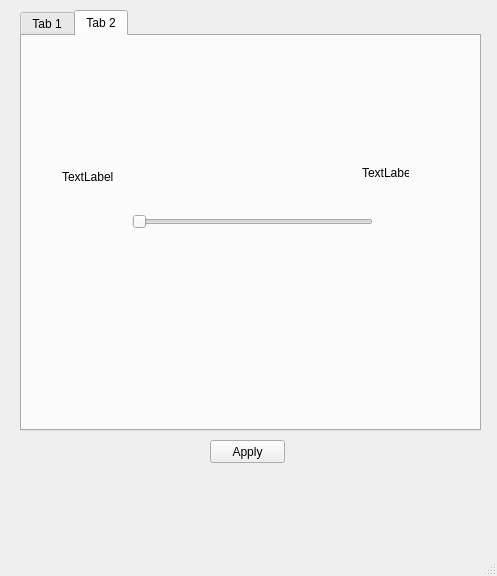
<?xml version="1.0" encoding="UTF-8"?>
<ui version="4.0">
 <class>MainWindow</class>
 <widget class="QMainWindow" name="MainWindow">
  <property name="geometry">
   <rect>
    <x>0</x>
    <y>0</y>
    <width>497</width>
    <height>576</height>
   </rect>
  </property>
  <property name="windowTitle">
   <string>MainWindow</string>
  </property>
  <widget class="QWidget" name="centralwidget">
   <widget class="QTabWidget" name="tabWidget">
    <property name="geometry">
     <rect>
      <x>20</x>
      <y>10</y>
      <width>461</width>
      <height>421</height>
     </rect>
    </property>
    <property name="currentIndex">
     <number>1</number>
    </property>
    <widget class="QWidget" name="tab">
     <attribute name="title">
      <string>Tab 1</string>
     </attribute>
     <widget class="QListWidget" name="listWidget">
      <property name="geometry">
       <rect>
        <x>5</x>
        <y>1</y>
        <width>441</width>
        <height>391</height>
       </rect>
      </property>
     </widget>
    </widget>
    <widget class="QWidget" name="tab_2">
     <attribute name="title">
      <string>Tab 2</string>
     </attribute>
     <widget class="QWidget" name="horizontalLayoutWidget">
      <property name="geometry">
       <rect>
        <x>110</x>
        <y>170</y>
        <width>241</width>
        <height>31</height>
       </rect>
      </property>
      <layout class="QHBoxLayout" name="horizontalLayout">
       <item>
        <widget class="QSlider" name="horizontalSlider">
         <property name="orientation">
          <enum>Qt::Horizontal</enum>
         </property>
        </widget>
       </item>
      </layout>
     </widget>
     <widget class="QLabel" name="label">
      <property name="geometry">
       <rect>
        <x>40</x>
        <y>130</y>
        <width>51</width>
        <height>21</height>
       </rect>
      </property>
      <property name="text">
       <string>TextLabel</string>
      </property>
     </widget>
     <widget class="QLabel" name="label_2">
      <property name="geometry">
       <rect>
        <x>340</x>
        <y>130</y>
        <width>47</width>
        <height>13</height>
       </rect>
      </property>
      <property name="text">
       <string>TextLabel</string>
      </property>
     </widget>
    </widget>
   </widget>
   <widget class="QPushButton" name="pushButton">
    <property name="geometry">
     <rect>
      <x>210</x>
      <y>440</y>
      <width>75</width>
      <height>23</height>
     </rect>
    </property>
    <property name="text">
     <string>Apply</string>
    </property>
   </widget>
  </widget>
  <widget class="QMenuBar" name="menubar">
   <property name="geometry">
    <rect>
     <x>0</x>
     <y>0</y>
     <width>497</width>
     <height>21</height>
    </rect>
   </property>
  </widget>
  <widget class="QStatusBar" name="statusbar"/>
 </widget>
 <resources/>
 <connections/>
</ui>
